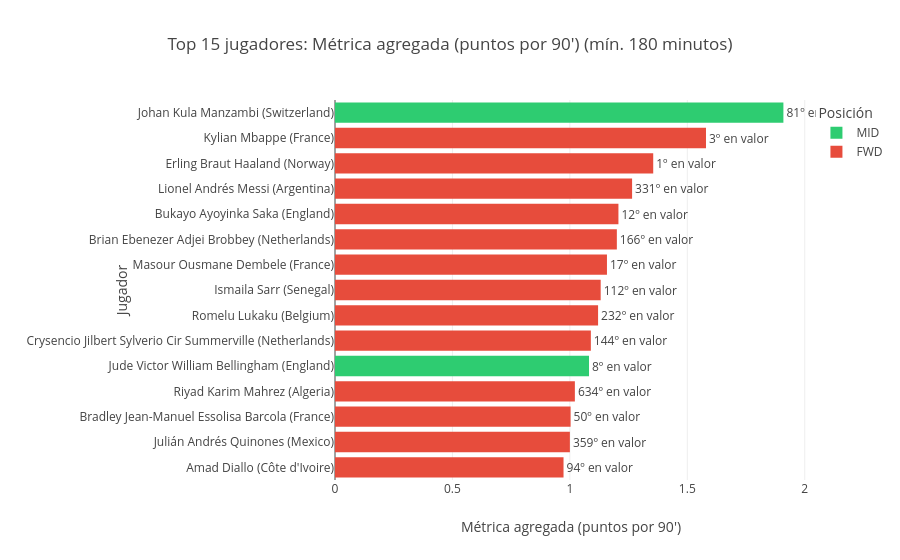

Notebook source saved alongside this figure:
### Code cell
grafico_top_jugadores("metrica_agregada").show()

### Figure 1 — Plotly figure (JSON) as saved in the notebook; plotly's stock layout.template omitted (floating-point values rounded to 4 significant figures)
{"data": [{"alignmentgroup": "True", "cliponaxis": false, "customdata": [["England", 620, 130, 8, "8º en valor"], ["Switzerland", 198, 50, 81, "81º en valor"]], "hovertemplate": "Posición=MID<br>Métrica agregada (puntos por 90')=%{x:.2f}<br>Selección=%{customdata[0]}<br>Minutos=%{customdata[1]}<br>Valor de Mercado (M€)=%{customdata[2]:.1f}<br>Ranking valor=%{customdata[3]}<extra></extra>", "legendgroup": "MID", "marker": {"color": "#2ecc71", "pattern": {"shape": ""}}, "name": "MID", "offsetgroup": "MID", "orientation": "h", "showlegend": true, "text": ["8º en valor", "81º en valor"], "textposition": "outside", "type": "bar", "x": [1.081, 1.909], "xaxis": "x", "y": ["Jude Victor William Bellingham (England)", "Johan Kula Manzambi (Switzerland)"], "yaxis": "y"}, {"alignmentgroup": "True", "cliponaxis": false, "customdata": [["Côte d'Ivoire", 185, 45, 94, "94º en valor"], ["Mexico", 414, 14, 359, "359º en valor"], ["France", 323, 69.22, 50, "50º en valor"], ["Algeria", 282, 5, 634, "634º en valor"], ["Netherlands", 252, 35, 144, "144º en valor"], ["Belgium", 229, 22, 232, "232º en valor"], ["Senegal", 366, 40, 112, "112º en valor"], ["France", 513, 100, 17, "17º en valor"], ["Netherlands", 225, 30, 166, "166º en valor"], ["England", 358, 110, 12, "12º en valor"], ["Argentina", 740, 15, 331, "331º en valor"], ["Norway", 465, 200, 1, "1º en valor"], ["France", 698, 180, 3, "3º en valor"]], "hovertemplate": "Posición=FWD<br>Métrica agregada (puntos por 90')=%{x:.2f}<br>Selección=%{customdata[0]}<br>Minutos=%{customdata[1]}<br>Valor de Mercado (M€)=%{customdata[2]:.1f}<br>Ranking valor=%{customdata[3]}<extra></extra>", "legendgroup": "FWD", "marker": {"color": "#e74c3c", "pattern": {"shape": ""}}, "name": "FWD", "offsetgroup": "FWD", "orientation": "h", "showlegend": true, "text": ["94º en valor", "359º en valor", "50º en valor", "634º en valor", "144º en valor", "232º en valor", "112º en valor", "17º en valor", "166º en valor", "12º en valor", "331º en valor", "1º en valor", "3º en valor"], "textposition": "outside", "type": "bar", "x": [0.973, 1, 1.003, 1.021, 1.089, 1.12, 1.131, 1.158, 1.2, 1.207, 1.265, 1.355, 1.58], "xaxis": "x", "y": ["Amad Diallo (Côte d'Ivoire)", "Julián Andrés Quinones (Mexico)", "Bradley Jean-Manuel Essolisa Barcola (France)", "Riyad Karim Mahrez (Algeria)", "Crysencio Jilbert Sylverio Cir Summerville (Netherlands)", "Romelu Lukaku (Belgium)", "Ismaila Sarr (Senegal)", "Masour Ousmane Dembele (France)", "Brian Ebenezer Adjei Brobbey (Netherlands)", "Bukayo Ayoyinka Saka (England)", "Lionel Andrés Messi (Argentina)", "Erling Braut Haaland (Norway)", "Kylian Mbappe (France)"], "yaxis": "y"}], "layout": {"barmode": "relative", "legend": {"title": {"text": "Posición"}, "tracegroupgap": 0}, "title": {"text": "Top 15 jugadores: Métrica agregada (puntos por 90') (mín. 180 minutos)"}, "xaxis": {"anchor": "y", "domain": [0, 1], "title": {"text": "Métrica agregada (puntos por 90')"}}, "yaxis": {"anchor": "x", "automargin": true, "categoryarray": ["Amad Diallo (Côte d'Ivoire)", "Julián Andrés Quinones (Mexico)", "Bradley Jean-Manuel Essolisa Barcola (France)", "Riyad Karim Mahrez (Algeria)", "Jude Victor William Bellingham (England)", "Crysencio Jilbert Sylverio Cir Summerville (Netherlands)", "Romelu Lukaku (Belgium)", "Ismaila Sarr (Senegal)", "Masour Ousmane Dembele (France)", "Brian Ebenezer Adjei Brobbey (Netherlands)", "Bukayo Ayoyinka Saka (England)", "Lionel Andrés Messi (Argentina)", "Erling Braut Haaland (Norway)", "Kylian Mbappe (France)", "Johan Kula Manzambi (Switzerland)"], "categoryorder": "array", "domain": [0, 1], "title": {"text": "Jugador"}}}}
